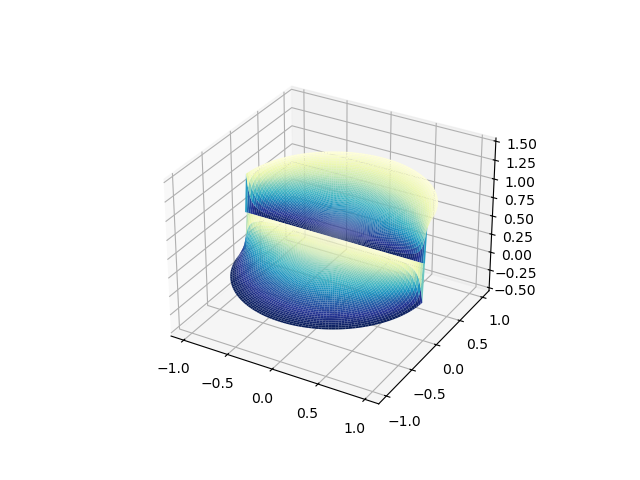

Reproduce this figure in Python.
#!/usr/bin/python

import numpy as np


import matplotlib.pyplot as plt
import numpy as np

fig = plt.figure()
ax = fig.add_subplot(projection='3d')

R = 1.0000001 # radius of circle

# Create the mesh in polar coordinates and compute corresponding Z.
r = np.linspace(0, 1.0, 50)
# We have to split the angles up into different quadrants because
# *which* value for inverse tangent matters!
p1 = np.linspace(0, np.pi/2, 50)
p2 = np.linspace(np.pi/2+.0001, np.pi, 50)
p3 = np.linspace(np.pi+.0001,3*np.pi/2, 50)
p4 = np.linspace(3*np.pi/2+.0001,2*np.pi, 50)
rmat1, pmat1 = np.meshgrid(r, p1)
rmat2, pmat2 = np.meshgrid(r, p2)
rmat3, pmat3 = np.meshgrid(r, p3)
rmat4, pmat4 = np.meshgrid(r, p4)
Z1 = 2*np.arctan(((R+rmat1)/(R-rmat1))*np.tan((np.pi-pmat1)/2)) - 2*np.arctan(((R+rmat1)/(R-rmat1))*np.tan((0-pmat1)/2))
Z2 = 2*np.arctan(((R+rmat2)/(R-rmat2))*np.tan((np.pi-pmat2)/2)) - 2*np.arctan(((R+rmat2)/(R-rmat2))*np.tan((0-pmat2)/2))
Z3 = 2*np.arctan(((R+rmat3)/(R-rmat3))*np.tan((np.pi-pmat3)/2)) - 2*np.arctan(((R+rmat3)/(R-rmat3))*np.tan((0-pmat3)/2)) + 2*np.pi
Z4 = 2*np.arctan(((R+rmat4)/(R-rmat4))*np.tan((np.pi-pmat4)/2)) - 2*np.arctan(((R+rmat4)/(R-rmat4))*np.tan((0-pmat4)/2)) + 2*np.pi

Z1 = Z1/(2*np.pi)
Z2 = Z2/(2*np.pi)
Z3 = Z3/(2*np.pi)
Z4 = Z4/(2*np.pi)

# Express the mesh in the cartesian system.
X1, Y1 = rmat1*np.cos(pmat1), rmat1*np.sin(pmat1)
X2, Y2 = rmat2*np.cos(pmat2), rmat2*np.sin(pmat2)
X3, Y3 = rmat3*np.cos(pmat3), rmat3*np.sin(pmat3)
X4, Y4 = rmat4*np.cos(pmat4), rmat4*np.sin(pmat4)

# Plot the surface.
ax.plot_surface(X1, Y1, Z1, cmap=plt.cm.YlGnBu_r)
ax.plot_surface(X2, Y2, Z2, cmap=plt.cm.YlGnBu_r)
ax.plot_surface(X3, Y3, Z3, cmap=plt.cm.YlGnBu_r)
ax.plot_surface(X4, Y4, Z4, cmap=plt.cm.YlGnBu_r)

# Tweak the limits and add latex math labels.
ax.set_zlim(-0.5, 1.5)

#plt.show()
plt.savefig("hw3-part3.png")

